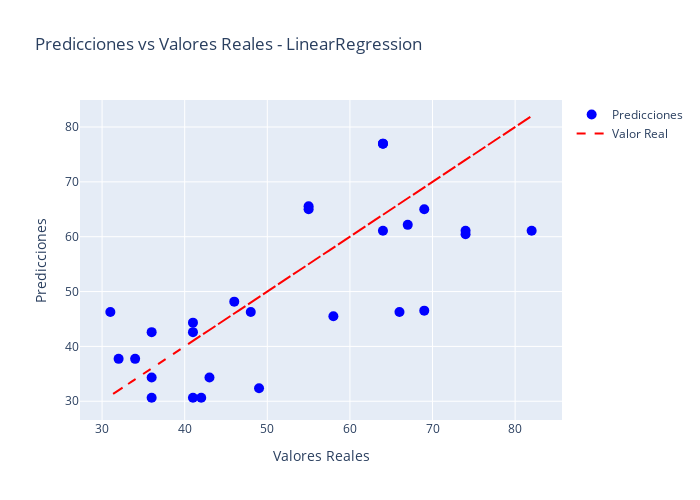

Notebook code for this chart:
### Code cell
X= df_precio_cluster_2.drop(columns=['price', 'cluster'])
y = df_precio_cluster_2['price']
resultados_2, X_train, y_train, mejor_modelo_2,  percentil_inferior_2, percentil_superior_2 = evaluate_models(X, y)

### Figure 1 — Plotly figure (JSON) as saved in the notebook; plotly's stock layout.template omitted (floating-point values rounded to 4 significant figures)
{"data": [{"hovertext": ["Real: 41.0<br>Predicción: 30.64072343745194", "Real: 58.0<br>Predicción: 45.50525687945489", "Real: 74.0<br>Predicción: 61.085042246189005", "Real: 43.0<br>Predicción: 34.318510113905084", "Real: 46.0<br>Predicción: 48.15758792513268", "Real: 32.0<br>Predicción: 37.72821827013756", "Real: 48.0<br>Predicción: 46.27607034010614", "Real: 82.0<br>Predicción: 61.085042246189005", "Real: 41.0<br>Predicción: 42.59828366365299", "Real: 42.0<br>Predicción: 30.64072343745194", "Real: 41.0<br>Predicción: 44.33333333333332", "Real: 31.0<br>Predicción: 46.27607034010614", "Real: 49.0<br>Predicción: 32.37577310713227", "Real: 55.0<br>Predicción: 65.00531897962367", "Real: 36.0<br>Predicción: 42.59828366365299", "Real: 64.0<br>Predicción: 61.085042246189005", "Real: 66.0<br>Predicción: 46.27607034010614", "Real: 74.0<br>Predicción: 60.44513840836436", "Real: 55.0<br>Predicción: 65.56361545597431", "Real: 69.0<br>Predicción: 46.51856039708764", "Real: 36.0<br>Predicción: 34.318510113905084", "Real: 64.0<br>Predicción: 76.9628792058247", "Real: 67.0<br>Predicción: 62.15390729974184", "Real: 69.0<br>Predicción: 65.00531897962367", "Real: 36.0<br>Predicción: 30.64072343745194", "Real: 64.0<br>Predicción: 76.9628792058247", "Real: 34.0<br>Predicción: 37.72821827013756"], "marker": {"color": "blue", "size": 10}, "mode": "markers", "name": "Predicciones", "type": "scatter", "x": [41, 58, 74, 43, 46, 32, 48, 82, 41, 42, 41, 31, 49, 55, 36, 64, 66, 74, 55, 69, 36, 64, 67, 69, 36, 64, 34], "y": [30.64, 45.51, 61.09, 34.32, 48.16, 37.73, 46.28, 61.09, 42.6, 30.64, 44.33, 46.28, 32.38, 65.01, 42.6, 61.09, 46.28, 60.45, 65.56, 46.52, 34.32, 76.96, 62.15, 65.01, 30.64, 76.96, 37.73]}, {"line": {"color": "red", "dash": "dash"}, "mode": "lines", "name": "Valor Real", "type": "scatter", "x": [41, 58, 74, 43, 46, 32, 48, 82, 41, 42, 41, 31, 49, 55, 36, 64, 66, 74, 55, 69, 36, 64, 67, 69, 36, 64, 34], "y": [41, 58, 74, 43, 46, 32, 48, 82, 41, 42, 41, 31, 49, 55, 36, 64, 66, 74, 55, 69, 36, 64, 67, 69, 36, 64, 34]}], "layout": {"height": 500, "showlegend": true, "title": {"text": "Predicciones vs Valores Reales - LinearRegression"}, "width": 700, "xaxis": {"showgrid": true, "title": {"text": "Valores Reales"}}, "yaxis": {"showgrid": true, "title": {"text": "Predicciones"}}}}
